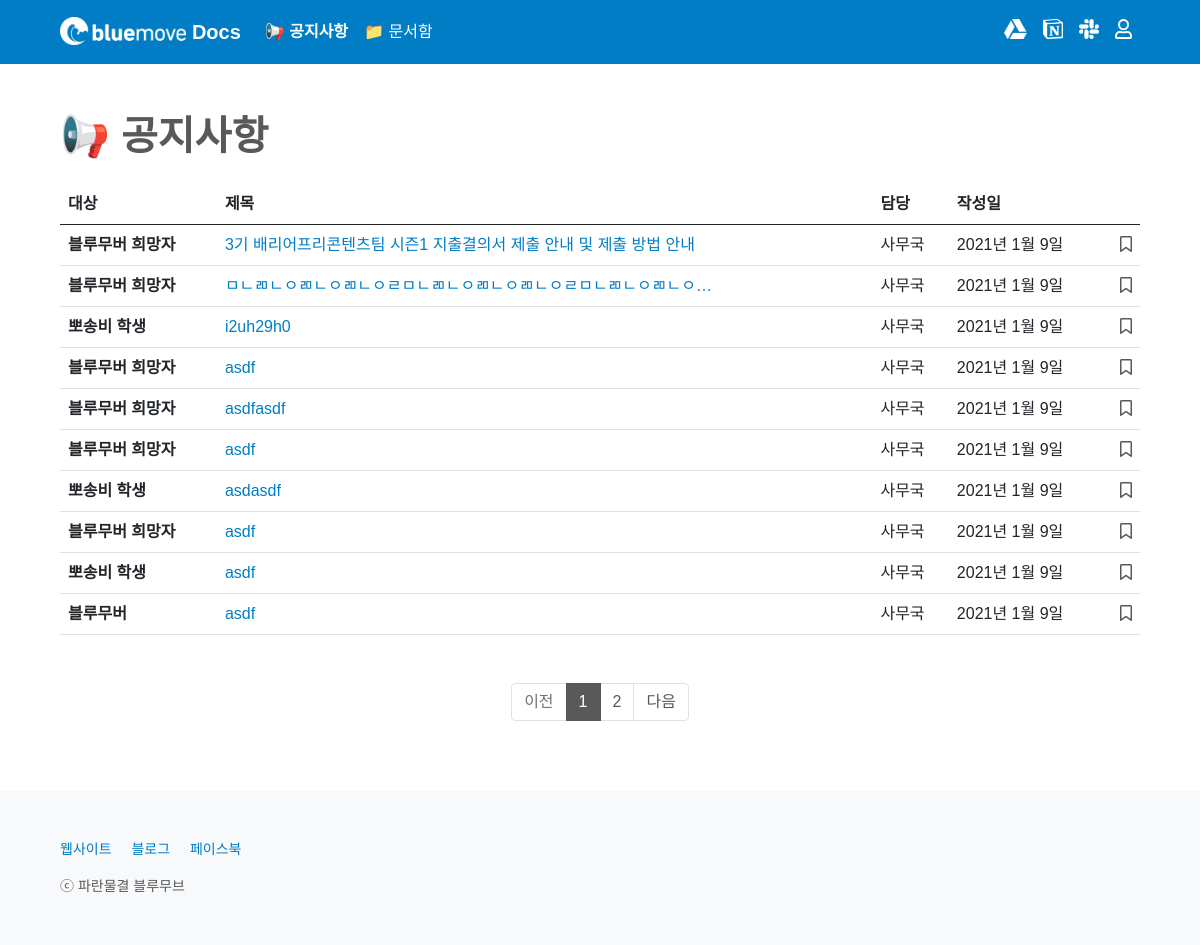
Before: /notice/ with the older database file.
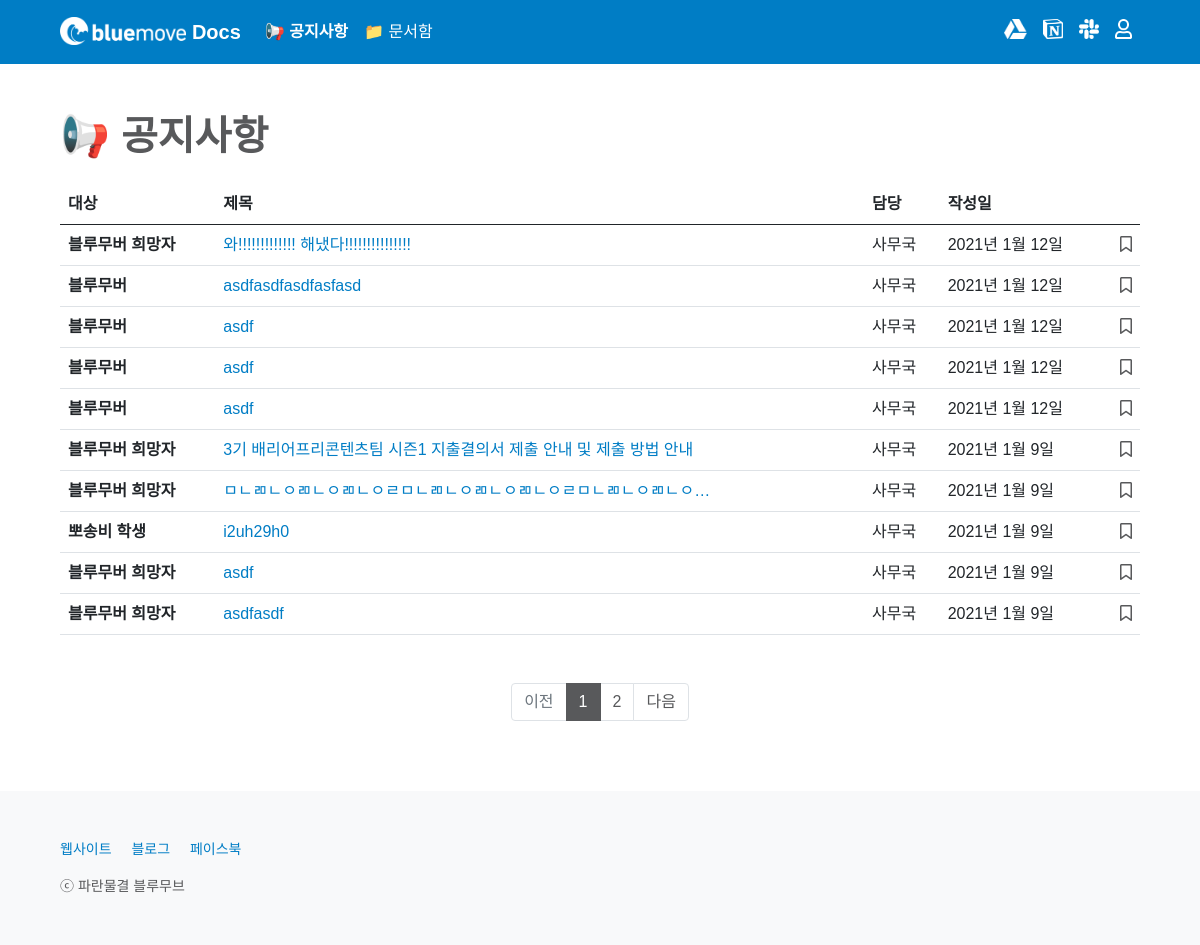
After: the same page with the newer database file.
### notice/models.py (models this page shows, shortened)
class Notice(models.Model):
    CATEGORY_CHOICES = {
        ('bluemover', '블루무버'),
        ('applicant', '블루무버 희망자'),
        ('posongvi', '뽀송비 학생')
    }
    title = models.CharField(max_length = 50)
    writer = models.ForeignKey(User, on_delete=models.CASCADE)
    category = models.CharField(max_length = 50, choices = CATEGORY_CHOICES)
    content = RichTextField()
    image = models.ImageField(upload_to='images/')
    created_at = models.DateField(auto_now_add = True)
    updated_at = models.DateField(auto_now = True)
    favorite_user_set = models.ManyToManyField(User, blank=True, related_name="favorite_user_set", through="Favorite")

### notice/views.py (the view)
# urls.py: path('', main, name='main'),
def main(request):
    all_notices = Notice.objects.all().order_by('-id')
    page = request.GET.get('page', 1)
    paginator = Paginator(all_notices, 10)
    try:
        all_notices = paginator.page(page)
    except PageNotAnInteger:
        all_notices = paginator.page(1)
    except EmptyPage:
        all_notices = paginator.page(paginator.num_pages)
    return render(request, 'notice/main.html', {'all_notices': all_notices})

### notice/templates/notice/main.html (shortened to what this page needs)
{% extends 'base.html' %}
{% block content %}
{% include 'shared/_navbar4notice.html' %}
<main class="px-2 px-md-5">
    <div class="container-md mt-5">
        <h1 class="mb-4" style="font-weight: 600; color: #58595B;">📢 공지사항</h1>
        {% include 'shared/_noticetable.html' %}
    </div>
</main>
{% endblock %}

### home/templates/shared/_noticetable.html (shortened to what the changed rows need)
<div class="table-responsive" id="noticetable-table">
    <table class="table">
        <thead>
            <tr>
                <th scope="col">대상</th>
                <th scope="col">제목</th>
                <th scope="col">담당</th>
                <th scope="col">작성일</th>
                <th class="text-end" scope="col"></th>
            </tr>
        </thead>
        <tbody>
            {% for notice in all_notices %}
            <tr>
                <th scope="row">
                    {% if notice.category == 'bluemover' %}
                    블루무버
                    {% endif %}
                    {% if notice.category == 'posongvi' %}
                    뽀송비 학생
                    {% endif %}
                    {% if notice.category == 'applicant' %}
                    블루무버 희망자
                    {% endif %}
                </th>
                <td><a href="{% url 'notice:read' notice.id %}" style="word-break: break-word; overflow: hidden; text-overflow: ellipsis; width: 500px; display: -webkit-box; -webkit-line-clamp: 1; -webkit-box-orient: vertical;">{{ notice.title }}</a></td>
                <td>
                    {% if not notice.writer.first_name == '' %}
                    {{ notice.writer.last_name }}{{ notice.writer.first_name }}
                    {% else %}
                    {{ notice.writer }}
                    {% endif %}
                </td>
                <td>
                    {% if notice.created_at == notice.updated_at %}
                    {{ notice.created_at }}
                    {% else %}
                    {{ notice.created_at }} │ <span style="color: #6C757D;"><i class="fas fa-sync"></i> {{ notice.updated_at }} 수정</span>
                    {% endif %}
                </td>
                <td>
                    {% if user.is_authenticated %}
                    <div class="text-end">
                        {% if not request.path == '/notice/' %}
                        <a class="bookmark" href="{% url 'notice:notice_favorite' notice.id %}?next={{ request.get_full_path }}#noticeTablePosition">
                        {% else %}
                        <a class="bookmark" href="{% url 'notice:notice_favorite' notice.id %}?next={{ request.get_full_path }}">
                        {% endif %}
                            {% if user in notice.favorite_user_set.all %}
                            <i class="fas fa-bookmark"></i>
                            {% else %}
                            <i class="far fa-bookmark"></i>
                            {% endif %}
                        </a>
                    </div>
                    {% else %}
                    <div class="text-end">
                        <a type="button" class="bookmark" data-bs-toggle="modal" data-bs-target="#tableloginModal">
                            <i class="far fa-bookmark"></i>
                        </a>
                    </div>
                    {% endif %}
                </td>
            </tr>
            {% empty %}
            <tr>
                <td colspan="5">
                    <div class="text-center"><br><h2 style="color: #CCCCCC; font-weight: 600;"><i class="far fa-folder-open"></i> 비어 있어요!</h2><p class="mb-4">공지사항이 없습니다.</p></div>
                </td>
            </tr>
            {% endfor %}
        </tbody>
    </table>
    {% if all_notices.has_other_pages %}
    <div class="container-md mt-5 p-0">
        <nav aria-label="notice_pagination" style="background-color: transparent;">
            <ul class="pagination justify-content-center m-0">
                {% for i in all_notices.paginator.page_range %}
                    {% if all_notices.number == i %}
                    <li class="page-item active" aria-current="page">
                        <span class="page-link">{{ i }}</span>
                    </li>
                    {% else %}
                        {% if not request.path == '/notice/' %}
                        <li class="page-item"><a class="page-link" href="?page={{ i }}#noticeTablePosition">{{ i }}</a></li>
                        {% else %}
                        <li class="page-item"><a class="page-link" href="?page={{ i }}">{{ i }}</a></li>
                        {% endif %}
                    {% endif %}
                {% endfor %}
            </ul>
        </nav>
    </div>
    {% endif %}
</div>

Changed rows visible on the page:
no longer on this page (row unchanged): Notice: category "블루무버 희망자", title "asdf", writer.first_name "사무국", created_at "2021년 1월 9일"
no longer on this page (row unchanged): Notice: category "뽀송비 학생", title "asdasdf", writer.first_name "사무국", created_at "2021년 1월 9일"
no longer on this page (row unchanged): Notice: category "블루무버 희망자", title "asdf", writer.first_name "사무국", created_at "2021년 1월 9일"
no longer on this page (row unchanged): Notice: category "뽀송비 학생", title "asdf", writer.first_name "사무국", created_at "2021년 1월 9일"
no longer on this page (row unchanged): Notice: category "블루무버", title "asdf", writer.first_name "사무국", created_at "2021년 1월 9일"
added Notice: category "블루무버 희망자", title "와!!!!!!!!!!!!! 해냈다!!!!!!!!!!!!!!!", writer.first_name "사무국", created_at "2021년 1월 12일"
added Notice: category "블루무버", title "asdfasdfasdfasfasd", writer.first_name "사무국", created_at "2021년 1월 12일"
added Notice: category "블루무버", title "asdf", writer.first_name "사무국", created_at "2021년 1월 12일"
added Notice: category "블루무버", title "asdf", writer.first_name "사무국", created_at "2021년 1월 12일"
added Notice: category "블루무버", title "asdf", writer.first_name "사무국", created_at "2021년 1월 12일"
